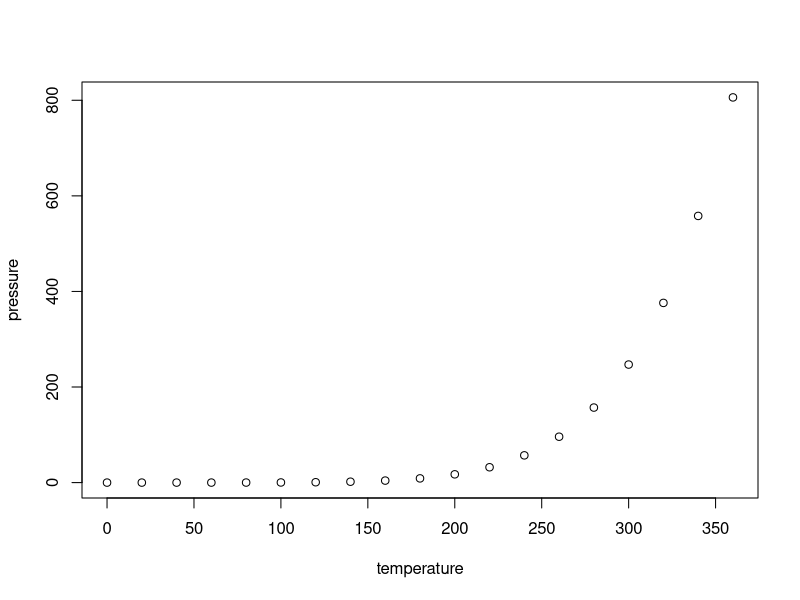
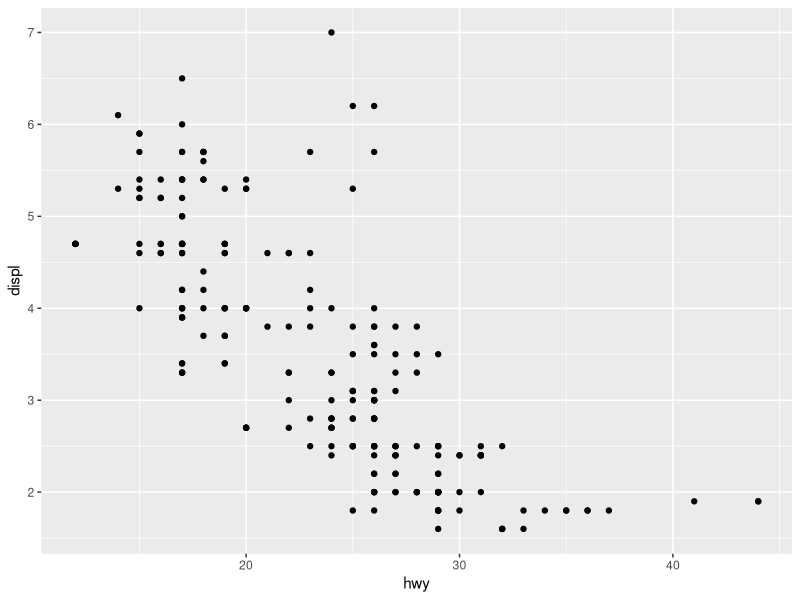
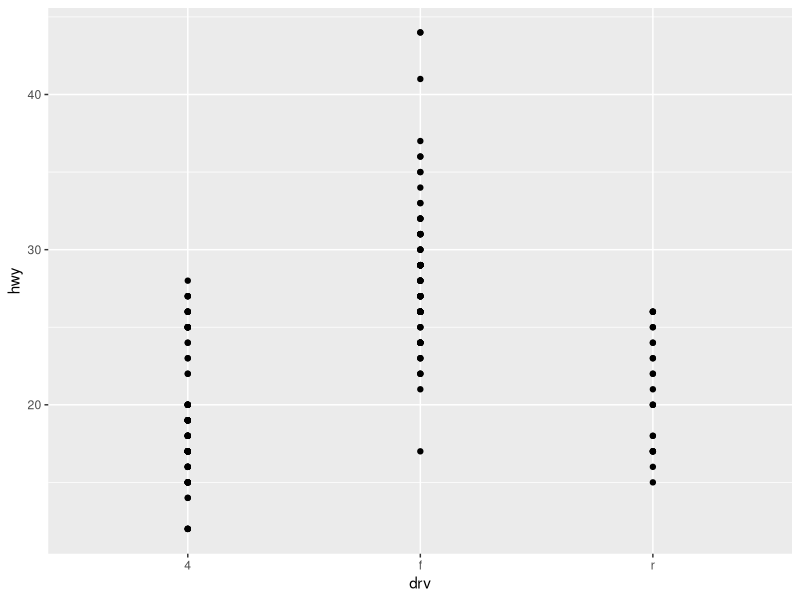
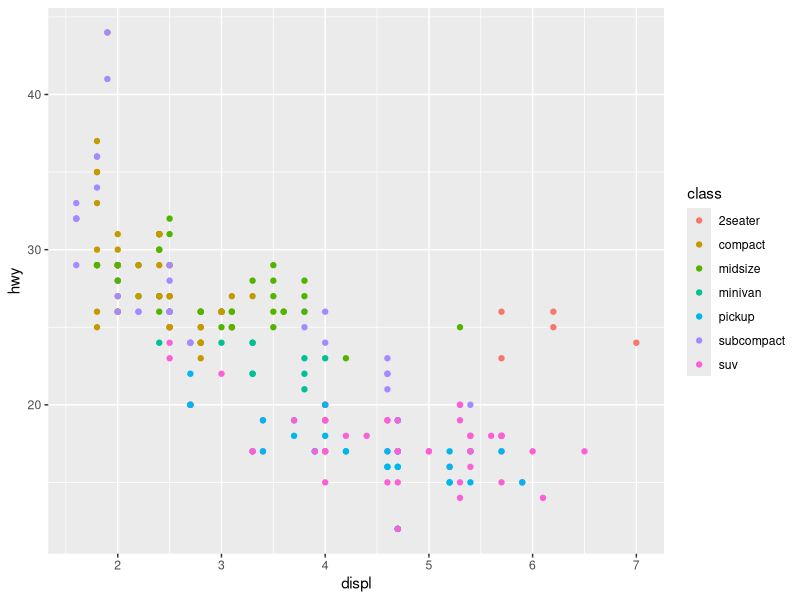
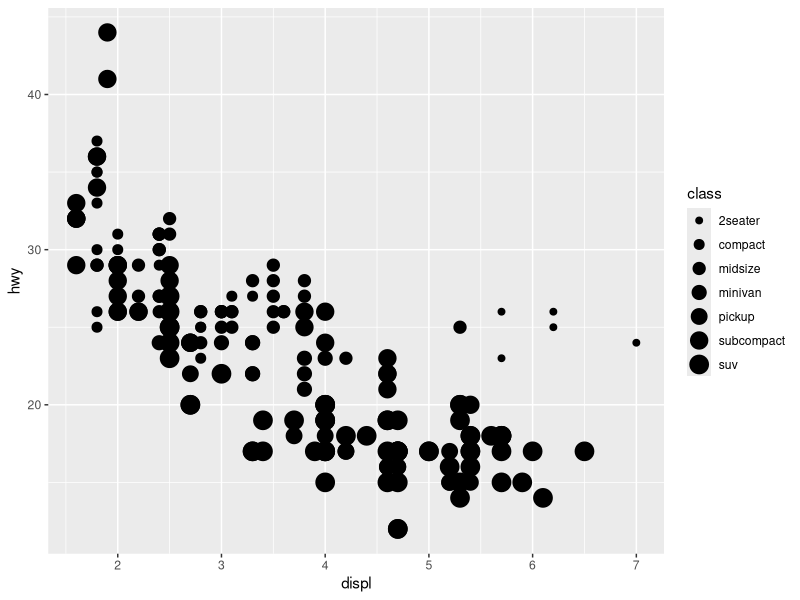
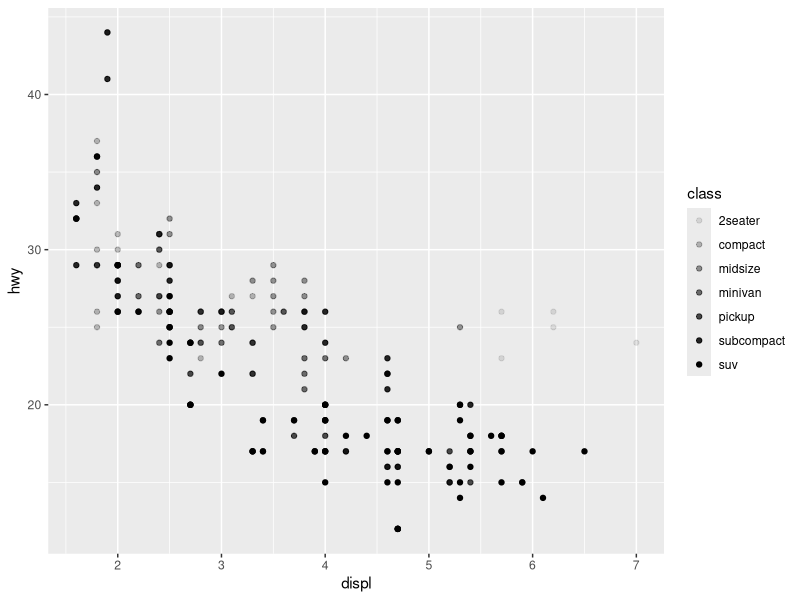
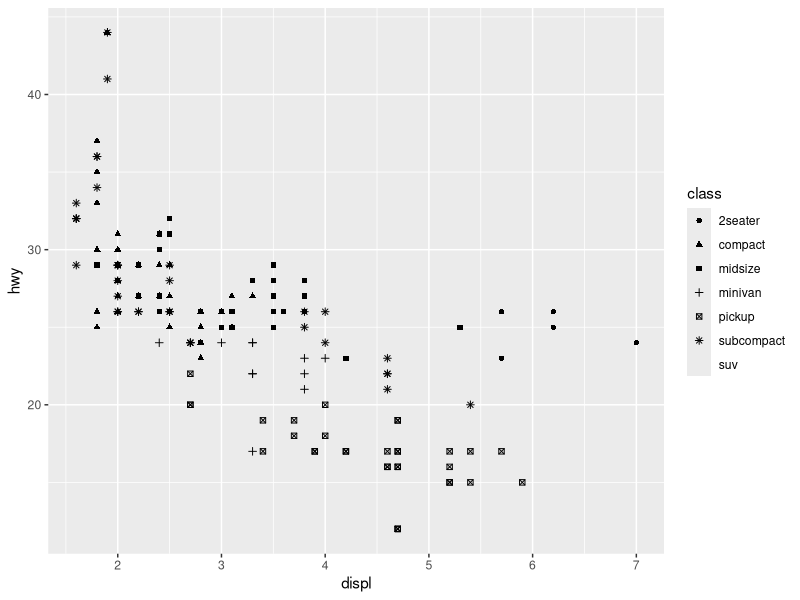

Source code (R) for these figures, in order:
## ---- chunk 1
knitr::opts_chunk$set(echo = TRUE)

## ---- chunk 2
summary(cars)
## ---- chunk 3
plot(pressure)
## ---- chunk 4
library(ggplot2)
library(tidyverse)

## ---- chunk 5
ggplot(data=mpg,aes(y=displ,x=hwy))+geom_point()
## ---- chunk 6
 dim(mpg)
summary(mpg)
ggplot(data=mpg,aes(x=drv,y=hwy))+geom_point()
## ---- chunk 7
ggplot(data=mpg,aes(x=displ,y=hwy,color=class))+geom_point()
## ---- chunk 8
ggplot(data = mpg) + 
  geom_point(mapping = aes(x = displ, y = hwy, size = class))
## ---- chunk 9
# Left
ggplot(data = mpg) + 
  geom_point(mapping = aes(x = displ, y = hwy, alpha = class))

# Right
ggplot(data = mpg) + 
  geom_point(mapping = aes(x = displ, y = hwy, shape = class))
